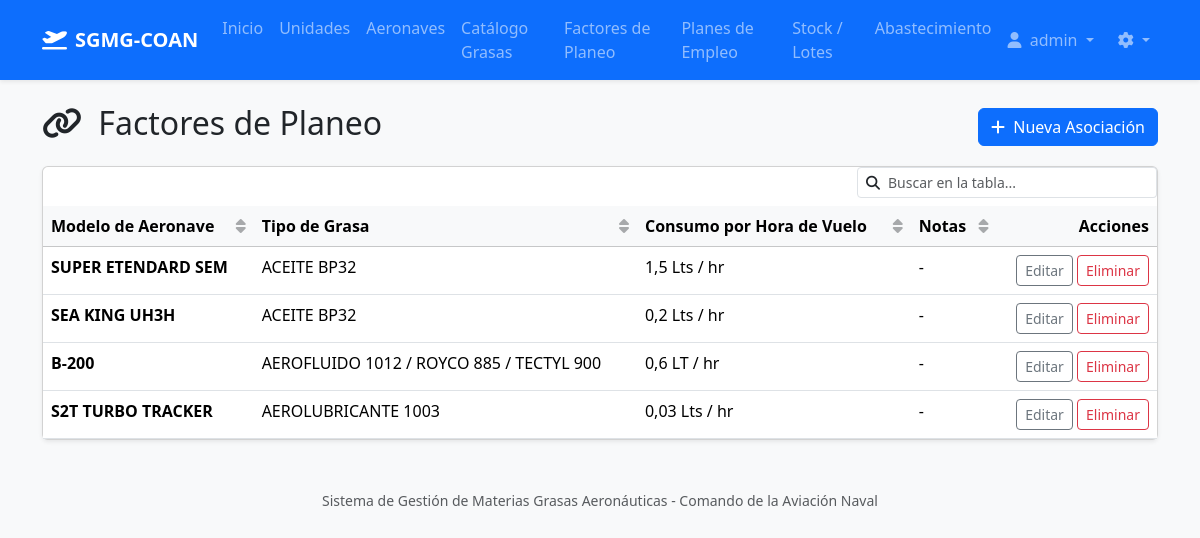
Before: /associations/ (signed in) with the older database file.
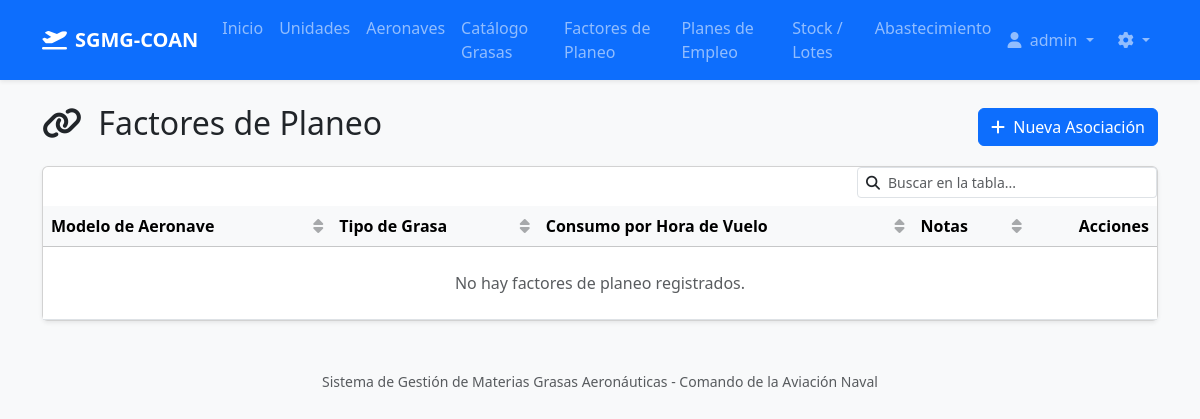
After: the same page with the newer database file.
### core/models.py (models this page shows, shortened)
class CustomUser(AbstractUser):
    unit = models.ForeignKey(
        'Unit',
        on_delete=models.SET_NULL,
        null=True,
        blank=True,
        related_name='users',
        verbose_name="Unidad / Escuadrilla Asignada",
        help_text="Asignar una unidad para restringir al usuario a consumos únicamente de esta ubicación."
    )

class AircraftGrease(models.Model):
    aircraft_model = models.ForeignKey(AircraftModel, on_delete=models.CASCADE, related_name="grease_associations", verbose_name="Modelo de Aeronave")
    grease_type = models.ForeignKey(GreaseType, on_delete=models.CASCADE, related_name="aircraft_associations", verbose_name="Tipo de Grasa")
    hourly_consumption_rate = models.DecimalField(max_digits=10, decimal_places=4, verbose_name="Consumo por Hora de Vuelo")
    notes = models.TextField(blank=True, null=True, verbose_name="Notas (Punto de aplicación)")
    class Meta:
        verbose_name = "Asociación Aeronave-Grasa"
        verbose_name_plural = "Asociaciones Aeronave-Grasa"
        unique_together = ('aircraft_model', 'grease_type')

class AircraftModel(models.Model):
    name = models.CharField(max_length=100, unique=True, verbose_name="Modelo de Aeronave")
    unit = models.ForeignKey(Unit, on_delete=models.CASCADE, related_name="aircrafts", verbose_name="Unidad / Escuadra")
    total_aircraft = models.PositiveIntegerField(default=1, verbose_name="Cantidad de Aeronaves")
    is_active = models.BooleanField(default=True, verbose_name="Operativa (Activa)")
    class Meta:
        verbose_name = "Modelo de Aeronave"
        verbose_name_plural = "Modelos de Aeronaves"

class GreaseType(models.Model):
    unidad = models.CharField(max_length=50, verbose_name="UNIDAD")
    presentacion = models.DecimalField(max_digits=10, decimal_places=2, verbose_name="PRESENTACIÓN")
    nomenclatura = models.CharField(max_length=150, verbose_name="NOMENCLATURA")
    nne_nsn = models.CharField(max_length=100, verbose_name="N.N.E. / N.S.N.", blank=True, null=True)
    sibys = models.CharField(max_length=100, verbose_name="SIBYS", blank=True, null=True)
    nato = models.CharField(max_length=100, verbose_name="NATO", blank=True, null=True)
    normas_mil_otras = models.CharField(max_length=200, verbose_name="NORMAS MIL / OTRAS", blank=True, null=True)
    shelf_life_months = models.PositiveIntegerField(verbose_name="Vida Útil Total (Meses)")
    recertification_allowed = models.BooleanField(default=False, verbose_name="Permite Re-certificación")
    minimum_stock = models.DecimalField(max_digits=10, decimal_places=2, default=0, verbose_name="Stock Mínimo Permanente", help_text="Punto de pedido. El sistema enviará alertas si el stock cae por debajo de esta cantidad.")
    class Meta:
        verbose_name = "Tipo de Grasa / Aceite"
        verbose_name_plural = "Tipos de Grasas / Aceites"
        unique_together = ('nomenclatura', 'presentacion', 'normas_mil_otras')

### core/views.py (the view)
# urls.py: path('associations/', views.AircraftGreaseListView.as_view(), name='association_list'),
class AircraftGreaseListView(LoginRequiredMixin, ListView):
    model = AircraftGrease
    template_name = 'core/aircraftgrease_list.html'
    context_object_name = 'associations'

### core/templatetags/core_filters.py (called while the page is built)
@register.filter
def smart_number(value):
    try:
        if isinstance(value, Decimal):
            d = value.normalize()
            return int(d) if d == d.to_integral() else d
        f_val = float(value)
        if f_val.is_integer():
            return int(f_val)
        return f_val
    except (ValueError, TypeError):
        return value

### core/templates/core/aircraftgrease_list.html
{% extends 'base.html' %}
{% load core_filters %}
{% block content %}
<div class="d-flex justify-content-between align-items-center mt-4 mb-3">
    <h2><i class="fa-solid fa-link me-2"></i> Factores de Planeo</h2>
    {% if user.is_staff or 'Logistica' in user.groups.all|join:',' or 'Administrador' in user.groups.all|join:',' %}
    <a href="{% url 'association_create' %}" class="btn btn-primary"><i class="fa-solid fa-plus me-1"></i> Nueva Asociación</a>
    {% endif %}
</div>
<div class="card shadow-sm">
    <div class="card-body p-0">
        <table class="table table-hover mb-0">
            <thead class="table-light">
                <tr>
                    <th>Modelo de Aeronave</th>
                    <th>Tipo de Grasa</th>
                    <th>Consumo por Hora de Vuelo</th>
                    <th>Notas</th>
                    <th class="text-end">Acciones</th>
                </tr>
            </thead>
            <tbody>
                {% for assoc in associations %}
                <tr>
                    <td><strong>{{ assoc.aircraft_model.name }}</strong></td>
                    <td>{{ assoc.grease_type.nomenclatura }}</td>
                    <td>{{ assoc.hourly_consumption_rate|smart_number }} {{ assoc.grease_type.unidad }} / hr</td>
                    <td>{{ assoc.notes|default:"-" }}</td>
                    <td class="text-end">
                        {% if user.is_staff or 'Logistica' in user.groups.all|join:',' or 'Administrador' in user.groups.all|join:',' %}
                        <a href="{% url 'association_update' assoc.id %}" class="btn btn-sm btn-outline-secondary">Editar</a>
                        <a href="{% url 'association_delete' assoc.id %}" class="btn btn-sm btn-outline-danger">Eliminar</a>
                        {% endif %}
                    </td>
                </tr>
                {% empty %}
                <tr>
                    <td colspan="5" class="text-center py-4 text-muted">No hay factores de planeo registrados.</td>
                </tr>
                {% endfor %}
            </tbody>
        </table>
    </div>
</div>
{% endblock %}

### templates/base.html (shortened to what this page needs)
<!DOCTYPE html>
{% load static %}
<html lang="es">
<head>
    <link href="https://cdn.jsdelivr.net/npm/bootstrap@5.3.2/dist/css/bootstrap.min.css" rel="stylesheet">
    <link rel="stylesheet" href="https://cdnjs.cloudflare.com/ajax/libs/font-awesome/6.4.2/css/all.min.css">
    <link href="{% static 'css/style.css' %}" rel="stylesheet">
</head>
<body class="bg-light">
    <nav class="navbar navbar-expand-lg navbar-dark bg-primary shadow-sm mb-4">
        <div class="container">
            <a class="navbar-brand d-flex align-items-center" href="/">
                <i class="fa-solid fa-plane-departure me-2"></i>
                <strong>SGMG-COAN</strong>
            </a>
            <div class="collapse navbar-collapse" id="navbarNav">
                <ul class="navbar-nav me-auto">
                    <li class="nav-item">
                        <a class="nav-link" href="/">Inicio</a>
                    </li>
                    {% if user.is_authenticated %}
                    <li class="nav-item">
                        <a class="nav-link" href="{% url 'unit_list' %}">Unidades</a>
                    </li>
                    <li class="nav-item">
                        <a class="nav-link" href="{% url 'aircraft_list' %}">Aeronaves</a>
                    </li>
                    <li class="nav-item">
                        <a class="nav-link" href="{% url 'grease_list' %}">Catálogo Grasas</a>
                    </li>
                    <li class="nav-item">
                        <a class="nav-link" href="{% url 'association_list' %}">Factores de Planeo</a>
                    </li>
                    <li class="nav-item">
                        <a class="nav-link" href="{% url 'flightplan_list' %}">Planes de Empleo</a>
                    </li>
                    <li class="nav-item">
                        <a class="nav-link" href="{% url 'batch_list' %}">Stock / Lotes</a>
                    </li>
                    <li class="nav-item">
                        <a class="nav-link" href="{% url 'procurement_forecast' %}">Abastecimiento</a>
                    </li>
                    {% endif %}
                </ul>
                <ul class="navbar-nav ms-auto">
                    {% if user.is_authenticated %}
                        <li class="nav-item dropdown">
                            <a class="nav-link dropdown-toggle" href="#" id="navbarDropdown" role="button" data-bs-toggle="dropdown" aria-expanded="false">
                                <i class="fa-solid fa-user me-1"></i> {{ user.username }}
                            </a>
                        </li>
                        {% if user.is_staff or 'Administrador' in user.groups.all|join:',' or 'Logistica' in user.groups.all|join:',' %}
                        <li class="nav-item dropdown ms-2">
                            <a class="nav-link dropdown-toggle" href="#" id="configDropdown" role="button" data-bs-toggle="dropdown" aria-expanded="false" title="Configuración del Sistema">
                                <i class="fa-solid fa-gear"></i>
                            </a>
                        </li>
                        {% endif %}
                    {% else %}
                        <li class="nav-item">
                            <a class="nav-link" href="{% url 'login' %}">Iniciar Sesión</a>
                        </li>
                    {% endif %}
                </ul>
            </div>
        </div>
    </nav>
    <div class="container">
        {% block content %}
        {% endblock %}
    </div>
    <footer class="text-center mt-5 mb-3 text-muted">
        <small>Sistema de Gestión de Materias Grasas Aeronáuticas - Comando de la Aviación Naval</small>
    </footer>
</body>
</html>

Changed rows visible on the page:
removed AircraftGrease: aircraft_model.name "SUPER ETENDARD SEM", grease_type.nomenclatura "ACEITE BP32", hourly_consumption_rate|smart_number "1,5", grease_type.unidad "Lts", notes "-"
removed AircraftGrease: aircraft_model.name "SEA KING UH3H", grease_type.nomenclatura "ACEITE BP32", hourly_consumption_rate|smart_number "0,2", grease_type.unidad "Lts", notes "-"
removed AircraftGrease: aircraft_model.name "B-200", grease_type.nomenclatura "AEROFLUIDO 1012 / ROYCO 885 / TECTYL 900", hourly_consumption_rate|smart_number "0,6", grease_type.unidad "LT", notes "-"
removed AircraftGrease: aircraft_model.name "S2T TURBO TRACKER", grease_type.nomenclatura "AEROLUBRICANTE 1003", hourly_consumption_rate|smart_number "0,03", grease_type.unidad "Lts", notes "-"
Other visible differences:
text now shown: "No hay factores de planeo registrados."
